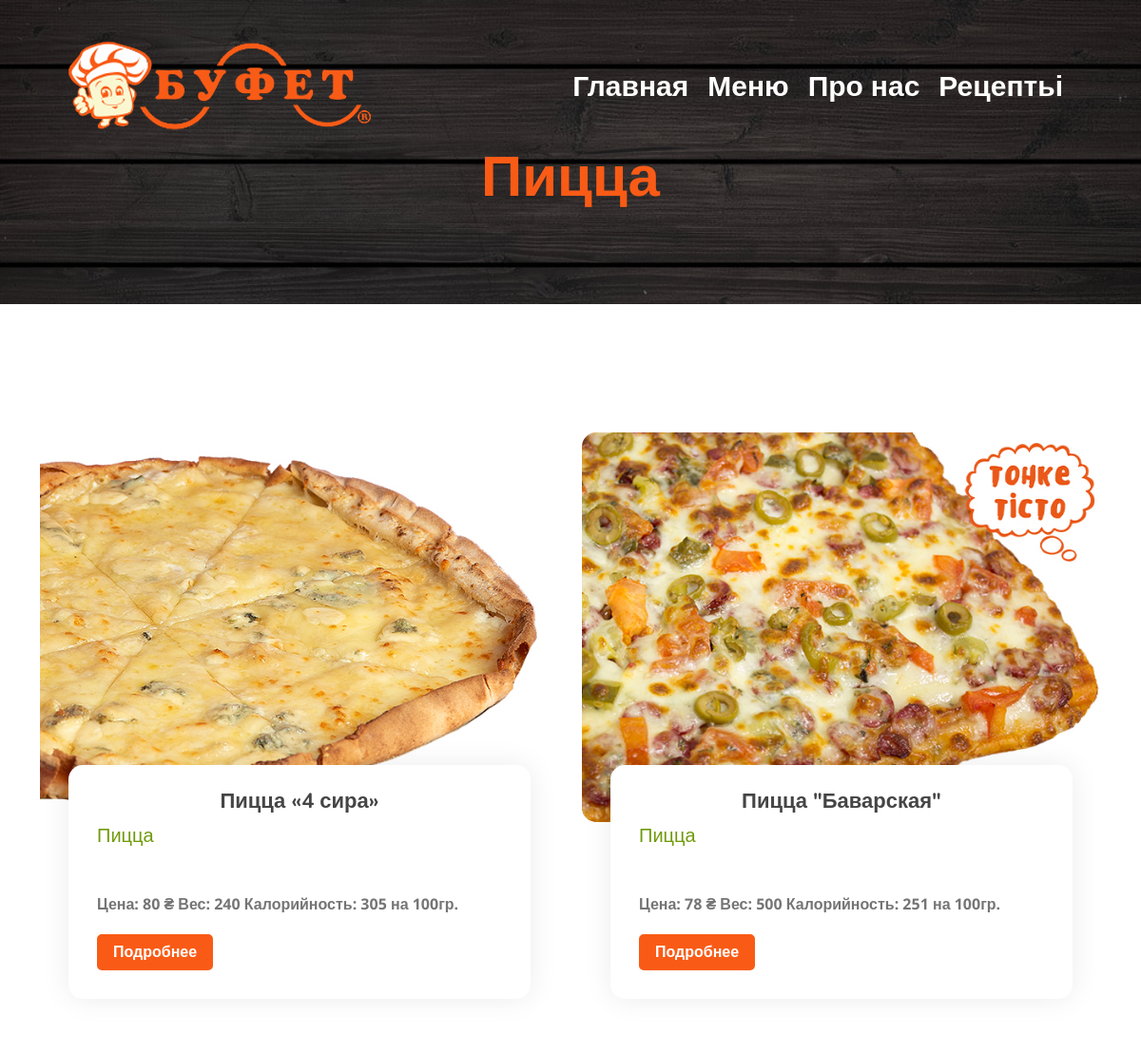
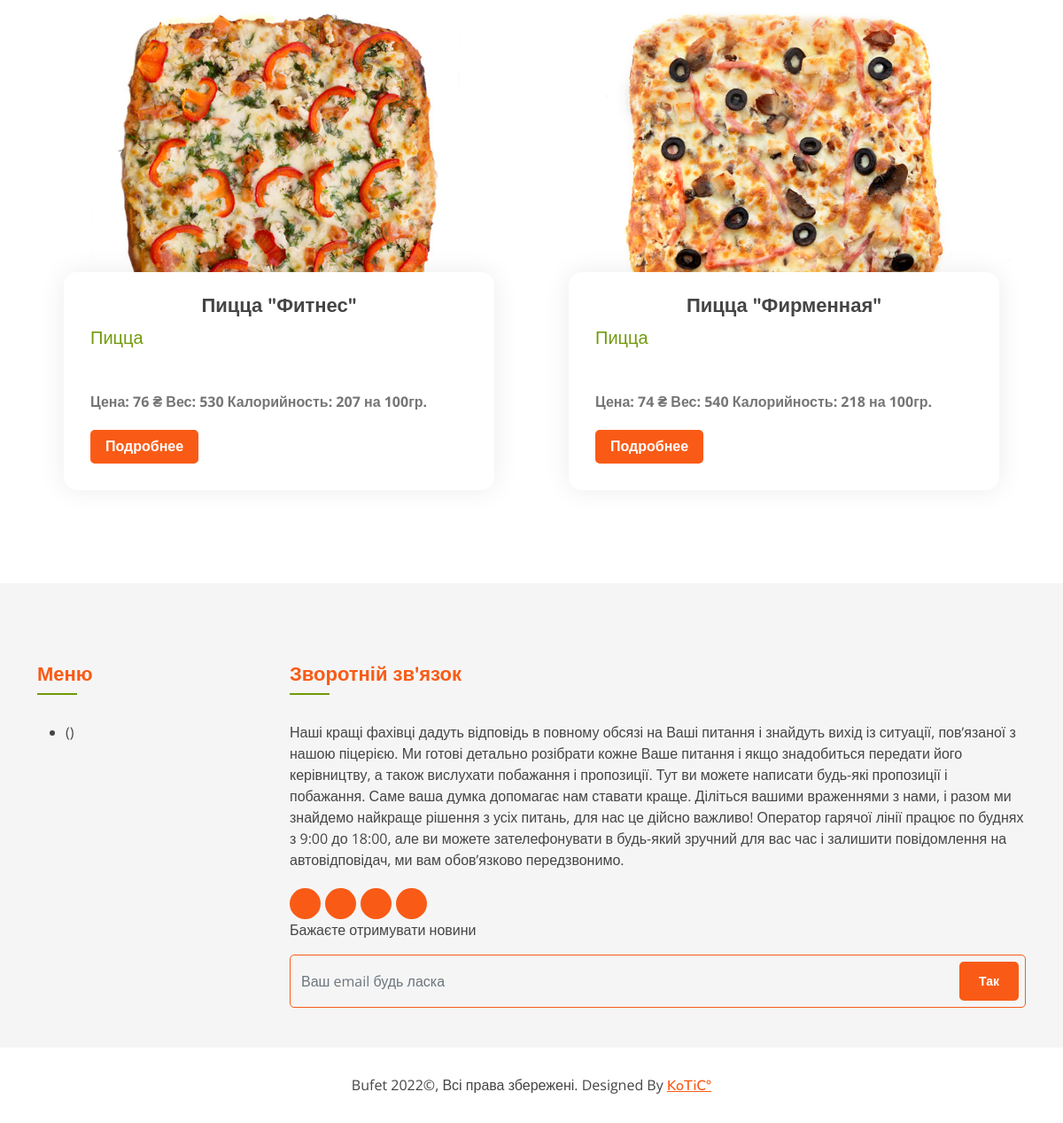
The app's page /pizza/ with its own data (2 pictures, top to bottom).
### blog/models.py (models this page shows, shortened)
class Post(models.Model):
    author = models.ForeignKey(User, related_name='posts', on_delete=models.CASCADE, verbose_name='Автор поста')
    title = models.CharField(max_length=250, verbose_name='Название едьі', db_index=True)
    slug = models.SlugField(max_length=255, unique=True, verbose_name='URL едьі', db_index=True)
    image = models.ImageField(upload_to='articles/', verbose_name='Миниатюра')
    text = models.TextField(verbose_name='Текст')
    category = models.ForeignKey(Category,
                                 related_name='post', on_delete=models.SET_NULL, null=True, verbose_name='Категория')
    tags = models.ManyToManyField(Tag, related_name='post', verbose_name='Теги')
    create_at = models.DateTimeField(auto_now_add=True, verbose_name='Дата создания')
    price = models.CharField(max_length=50, verbose_name='Стоимость')
    width = models.CharField(max_length=50, verbose_name='Вес')
    calories = models.CharField(max_length=50, verbose_name='Калорийность')
    class Meta:
        verbose_name = 'Продукт'
        verbose_name_plural = 'Продуктьі'
    def get_absolute_url(self):
        return reverse('food_details', kwargs={"slug": self.category.slug, "food_slug": self.slug})

class Category(MPTTModel):
    name = models.CharField(max_length=100, verbose_name='Название категории', db_index=True)
    slug = models.SlugField(max_length=100, unique=True, verbose_name='URL категории', db_index=True)
    image = models.ImageField(upload_to='category/', verbose_name='Миниатюра')
    parent = TreeForeignKey('self', related_name='children', on_delete=models.SET_NULL, null=True, blank=True)
    class MPTTMeta:
        order_insertion_by = ['name']
    class Meta:
        verbose_name = 'Категория'
        verbose_name_plural = 'Категории'
    def __str__(self):
        return self.name

### blog/views.py (the view)
# urls.py: path('<slug:slug>/', MenuListView.as_view(), name='menu_list'),
class MenuListView(ListView):
    model = Post
    template_name = 'blog/menu_list.html'
    context_object_name = 'menu_list'
    def get_queryset(self):
        return Post.objects.filter(category__slug=self.kwargs.get('slug')).select_related('category')

### blog/forms.py
class EmailForm(forms.ModelForm):
    class Meta:
        model = NewsByEmail
        fields = ['email', ]
        widgets = {'email': forms.TextInput(attrs={'class': "form-control", 'placeholder': "Ваш email будь ласка"})}

### blog/templatetags/contact_tags.py (called while the page is built)
@register.inclusion_tag('blog/inc/tags/_email_form.html')
def email_form():
    return {'email_form': EmailForm()}

### blog/templatetags/menu_tags.py (called while the page is built)
@register.inclusion_tag('blog/inc/tags/side_menu.html')
def get_categories():
    category = Category.objects.annotate(cnt=Count('post')).order_by('-cnt')
    return {'list_category': category}

### templates/blog/menu_list.html (shortened to what this page needs)
{% extends 'base.html' %}
{% block content %}
<div class="page-header">
    <div class="container">
        <div class="row">
            <div class="col-12">
                <h2>{{ menu_list.first.category.name }}</h2>
            </div>
        </div>
    </div>
</div>
<div class="blog">
    <div class="container">
        <div class="row">
            {% for menu in menu_list %}
            <div class="col-md-6">
                <div class="blog-item">
                    <div class="blog-img">
                        <img src="{{ menu.image.url }}" alt="{{ menu.title }}">
                    </div>
                    <div class="blog-content">
                        <h2 class="blog-title text-center">{{ menu.title }}</h2>
                        <div class="section-header">
                            <p>{{ menu.category }}</p>
                        </div>
                        <div class="blog-text">
                            <p>
                                <strong>
                                    Цена: {{ menu.price}} ₴
                                    Вес: {{ menu.width }}
                                    Калорийность: {{ menu.calories }} на 100гр.
                                </strong></p>
                            <a class="btn custom-btn" href="{{ menu.get_absolute_url }}">Подробнее</a>
                        </div>
                    </div>
                </div>
            </div>
            {% endfor %}
        </div>
    </div>
</div>
{% endblock content %}

### blog/static/blog/css/style.css (style rules this page uses)
body { color: #757575; background: #ffffff; font-family: 'open sans', sans-serif; text-align-all: justify; }
h1, h2, h3, h4, h5, h6 { color: #454545; font-family: 'Nunito', sans-serif; }
a { font-family: 'Nunito', sans-serif; font-weight: 600; color: #f95b16; transition: .3s; }
.btn.custom-btn { padding: 12px 25px; font-family: 'Nunito', sans-serif; font-size: 16px; font-weight: 600; color: #ffffff; background: #f95b16; border: 2px solid #f95b16; border-radius: 5px; transition: .5s; }
.page-header { position: relative; margin-bottom: 45px; padding: 150px 0 90px 0; text-align: center; background: linear-gradient(rgba(0, 0, 0, .5), rgba(0, 0, 0, .5)), url(../img/page-header.jpg); background-position: center; background-repeat: no-repeat; background-size: cover; }
.page-header h2 { position: relative; color: #f95b16; font-size: 60px; font-weight: 700; }
.section-header { position: relative; margin-bottom: 45px; }
.section-header p { color: #719a0a; margin-bottom: 5px; position: relative; font-size: 20px; }
.blog { position: relative; width: 100%; padding: 45px 0 0 0; }
.blog .blog-item { position: relative; }
.blog .blog-img { position: relative; width: 100%; border-radius: 15px; overflow: hidden; z-index: 1; }
.blog .blog-img img { width: 100%; }
.blog .blog-content { position: relative; width: calc(100% - 60px); top: -60px; left: 30px; padding: 25px 30px 30px 30px; background: #ffffff; box-shadow: 0 0 30px rgba(0, 0, 0, .08); border-radius: 15px; z-index: 2; }
.blog .blog-content h2.blog-title { font-size: 22px; font-weight: 700; }
.blog .blog-text { position: relative; }
.blog .blog-text p { margin-bottom: 10px; }
.blog .blog-item a.btn { margin-top: 10px; padding: 5px 15px; }
.footer .footer-newsletter input { height: 60px; background: transparent; border: 1px solid #f95b16; border-radius: 5px; }

### records on screen
Post: first.category.name "Пицца", image (picture), title "Пицца «4 сира»", category "Пицца", price "80", width "240", calories "305"
Post: image (picture), title "Пицца \"Баварская\"", category "Пицца", price "78", width "500", calories "251"
Post: image (picture), title "Пицца \"Фитнес\"", category "Пицца", price "76", width "530", calories "207"
Post: image (picture), title "Пицца \"Фирменная\"", category "Пицца", price "74", width "540", calories "218"
